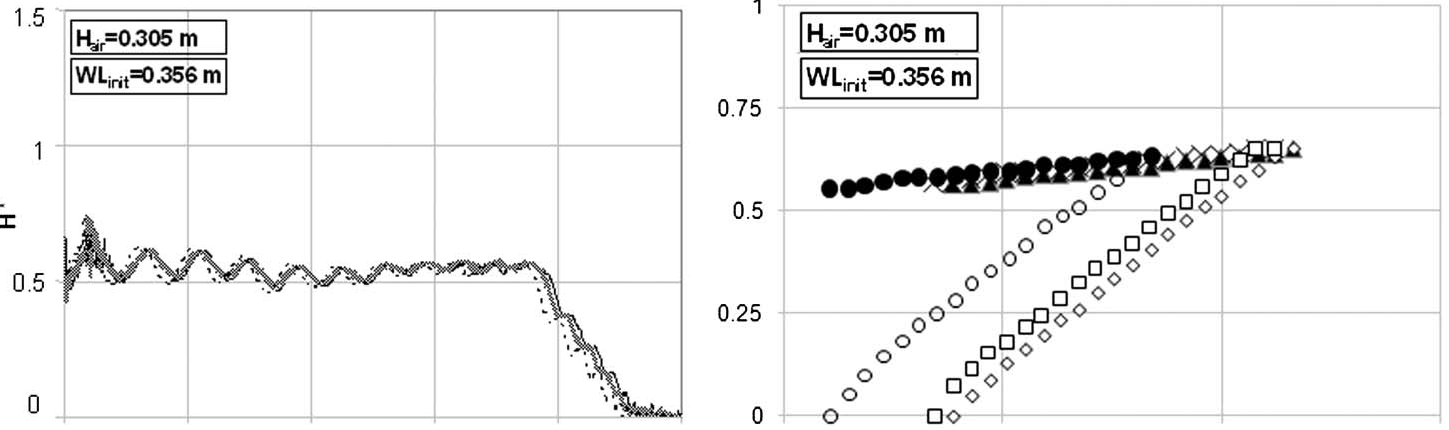
#> input picture tests/test_01_vw2011/cases/A_Dt57p1_Ha0305_Yfs0356/data/digitized/caseA_reference_fig5_fig7_combined.png, 1449 x 430 px
$ python build_case1_curve_source_composites.py
#> lines starting #> are read from the running program, lines starting #| are printed output that depends on the picture
#!/usr/bin/env python3
"""Compose the active Case-1 curve figures with their published source panels.

The active comparison PDF is embedded directly so that its vector curves and
text remain vector objects.  The source-paper panels are necessarily raster
images because the locally archived reference is a scanned reproduction.

This script writes review candidates only; it does not replace the figures
referenced by the manuscript.
"""
from __future__ import annotations

from io import BytesIO
import json
from pathlib import Path

import fitz
from PIL import Image


ROOT = Path(__file__).resolve().parents[2]
FIGURES = ROOT / "paper" / "figures"
CASE_A = ROOT / "tests" / "test_01_vw2011" / "cases" / "A_Dt57p1_Ha0305_Yfs0356"
CASE_B = ROOT / "tests" / "test_01_vw2011" / "cases" / "B_Dt12p7_Ha0610_Yfs0356"


def _png_stream(image: Image.Image) -> bytes:
    stream = BytesIO()
    image.save(stream, format="PNG", optimize=True)
    return stream.getvalue()


def _split_case_a_source() -> list[tuple[str, str, bytes, float]]:
    path = CASE_A / "data" / "digitized" / "caseA_reference_fig5_fig7_combined.png"
    with Image.open(path) as source:
#> source is the input picture: PIL image 1449x430 RGBA; mean R, G, B, A 242.2, 242.2, 242.2, 255
        source = source.convert("RGB")
#> source: PIL image 1449x430 RGB
        width, height = source.size
#> width = 1449; height = 430
        # The archived source montage contains the two exact experimental
        # panels separated at its midpoint.  Trim only the narrow centre gap.
        gap = max(2, int(round(width * 0.004)))
#> gap = 6
        midpoint = width // 2
#> midpoint = 724
        pressure = source.crop((0, 0, midpoint - gap, height))
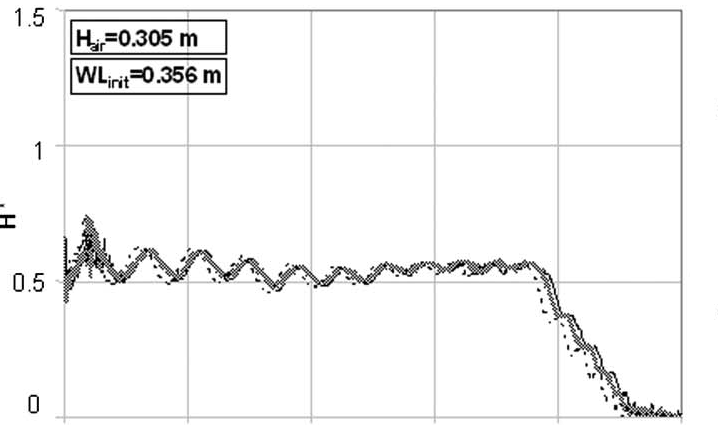
#> pressure: PIL image 718x430 RGB; min 0, max 255, mean 245.2
        levels = source.crop((midpoint + gap, 0, width, height))
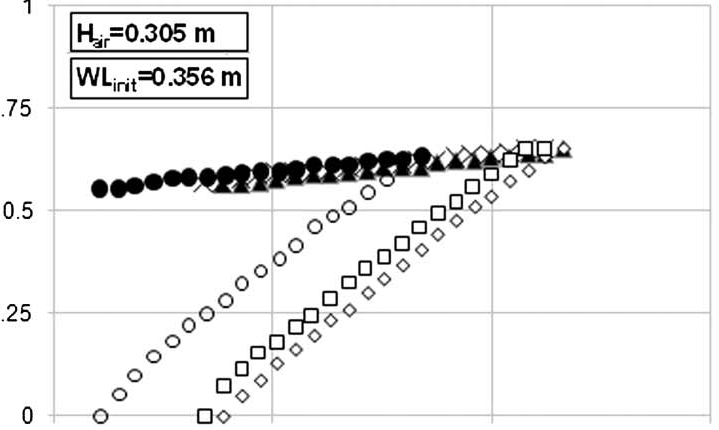
#> levels: PIL image 719x430 RGB; min 0, max 255, mean 239.1
        return [
            ("Pressure panel", "Vasconcelos and Wright (2011), Fig. 5", _png_stream(pressure), pressure.width / pressure.height),
            ("Free-surface / interface panel", "Vasconcelos and Wright (2011), Fig. 7", _png_stream(levels), levels.width / levels.height),
        ]


def _case_b_sources() -> list[tuple[str, str, bytes, float]]:
    source_dir = CASE_B / "outputs" / "source_matched_overlays"
    items = []
    for title, citation, filename in (
        ("Pressure panel", "Vasconcelos and Wright (2011), Fig. 6", "source_fig6_caseB_centre_panel.png"),
        ("Free-surface / interface panel", "Vasconcelos and Wright (2011), Fig. 8", "source_fig8_caseB_centre_panel.png"),
    ):
        path = source_dir / filename
        with Image.open(path) as source:
            source = source.convert("RGB")
            items.append((title, citation, _png_stream(source), source.width / source.height))
    return items


def _fit_rect(box: fitz.Rect, aspect: float) -> fitz.Rect:
    """Return a centred rectangle with the requested width/height aspect."""
    box_aspect = box.width / box.height
    if aspect >= box_aspect:
        height = box.width / aspect
        y0 = box.y0 + (box.height - height) / 2.0
        return fitz.Rect(box.x0, y0, box.x1, y0 + height)
    width = box.height * aspect
    x0 = box.x0 + (box.width - width) / 2.0
    return fitz.Rect(x0, box.y0, x0 + width, box.y1)


def build_composite(
    case_label: str,
    curve_pdf: Path,
    sources: list[tuple[str, str, bytes, float]],
    output_stem: str,
) -> dict[str, object]:
    curve_document = fitz.open(curve_pdf)
    curve_page = curve_document[0]
    curve_rect = curve_page.rect

    page_width = curve_rect.width
    outer = 8.0
    section_title_height = 22.0
    source_label_height = 28.0
    inter_section_gap = 12.0
    source_gap = 8.0
    source_width = (page_width - 2.0 * outer - source_gap) / 2.0
    source_height = max(source_width / item[3] for item in sources)
    page_height = (
        outer
        + section_title_height
        + curve_rect.height
        + inter_section_gap
        + section_title_height
        + source_label_height
        + source_height
        + outer
    )

    output_document = fitz.open()
    page = output_document.new_page(width=page_width, height=page_height)
    page.insert_textbox(
        fitz.Rect(outer, outer, page_width - outer, outer + section_title_height),
        f"{case_label}: present experiment-1D-2D comparison",
        fontname="Times-Bold",
        fontsize=11.0,
        align=fitz.TEXT_ALIGN_CENTER,
        color=(0, 0, 0),
    )

    curve_target = fitz.Rect(0, outer + section_title_height, page_width, outer + section_title_height + curve_rect.height)
    page.show_pdf_page(curve_target, curve_document, 0, keep_proportion=True)

    source_header_y = curve_target.y1 + inter_section_gap
    page.insert_textbox(
        fitz.Rect(outer, source_header_y, page_width - outer, source_header_y + section_title_height),
        "Published experimental source panels",
        fontname="Times-Bold",
        fontsize=11.0,
        align=fitz.TEXT_ALIGN_CENTER,
        color=(0, 0, 0),
    )
    label_y = source_header_y + section_title_height
    image_y = label_y + source_label_height

    for index, (title, citation, image_bytes, aspect) in enumerate(sources):
        x0 = outer + index * (source_width + source_gap)
        x1 = x0 + source_width
        label_box = fitz.Rect(x0, label_y, x1, label_y + source_label_height)
        page.insert_textbox(
            label_box,
            f"{title}\n{citation}",
            fontname="Times-Roman",
            fontsize=8.0,
            lineheight=1.05,
            align=fitz.TEXT_ALIGN_CENTER,
            color=(0.08, 0.08, 0.08),
        )
        image_box = fitz.Rect(x0, image_y, x1, image_y + source_height)
        fitted = _fit_rect(image_box, aspect)
        page.insert_image(fitted, stream=image_bytes, keep_proportion=True)
        page.draw_rect(fitted, color=(0.55, 0.55, 0.55), width=0.45)

    pdf_path = FIGURES / f"{output_stem}.pdf"
    png_path = FIGURES / f"{output_stem}.png"
    output_document.set_metadata(
        {
            "title": f"{case_label} curve comparison with published source panels",
            "author": "Geysering manuscript figure workflow",
            "subject": "Review candidate; published panels reproduced with attribution",
        }
    )
    output_document.save(pdf_path, garbage=4, deflate=True)
    output_document.close()
    curve_document.close()

    rendered = fitz.open(pdf_path)
    pixmap = rendered[0].get_pixmap(matrix=fitz.Matrix(3.0, 3.0), alpha=False)
    pixmap.save(png_path)
    rendered.close()

    return {
        "case": case_label,
        "status": "review candidate; manuscript includegraphics not changed",
        "active_comparison_pdf": str(curve_pdf.relative_to(ROOT)).replace("\\", "/"),
        "published_panels": [citation for _, citation, _, _ in sources],
        "output_pdf": str(pdf_path.relative_to(ROOT)).replace("\\", "/"),
        "output_png": str(png_path.relative_to(ROOT)).replace("\\", "/"),
        "layout": "active comparison above; attributed published source panels below",
    }


def main() -> None:
    FIGURES.mkdir(parents=True, exist_ok=True)
    records = [
        build_composite(
            "Test A",
            FIGURES / "caseA_experiment_1d2d_curves.pdf",
            _split_case_a_source(),
            "caseA_experiment_1d2d_curves_with_source",
        ),
        build_composite(
            "Test B",
            FIGURES / "caseB_experiment_1d2d_curves.pdf",
            _case_b_sources(),
            "caseB_experiment_1d2d_curves_with_source",
        ),
    ]
    manifest = {
        "purpose": "Pair the active Case-1 comparison figures with the exact published experimental panels used for digitisation.",
        "source_reference": "Vasconcelos and Wright (2011)",
        "scientific_data_changed": False,
        "manuscript_references_changed": False,
        "artifacts": records,
    }
    (FIGURES / "case1_curve_source_composites_manifest.json").write_text(
        json.dumps(manifest, indent=2), encoding="utf-8"
    )
    for record in records:
        print(ROOT / record["output_pdf"])
        print(ROOT / record["output_png"])


if __name__ == "__main__":
    main()
#> (the call stopped at in build_composite, `curve_document = fitz.open(curve_pdf)`: fitz is not available in this run)

$ run again, with tests/test_01_vw2011/_shared/reference/paper_scans/page_05.png copied over tests/test_01_vw2011/cases/A_Dt57p1_Ha0305_Yfs0356/data/digitized/caseA_reference_fig5_fig7_combined.png
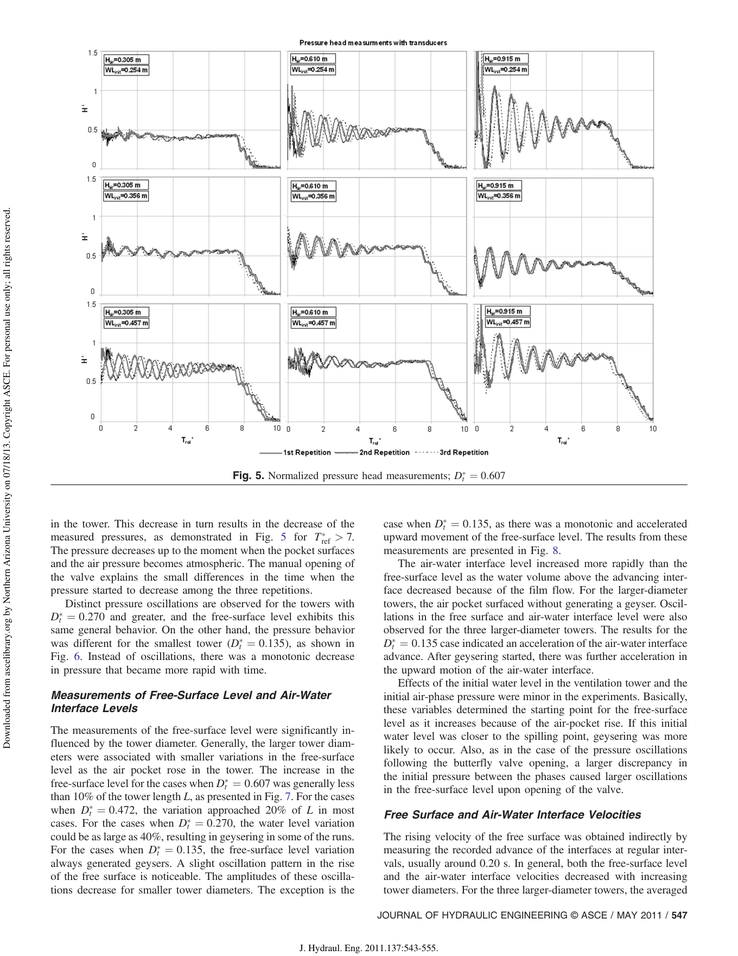
#> input picture tests/test_01_vw2011/_shared/reference/paper_scans/page_05.png, 738 x 956 px, shrunk from 1360 x 1760 before the run
#> in _split_case_a_source, source is the input picture: PIL image 738x956 RGB; mean R, G, B 240.1, 240, 240
#> in _split_case_a_source, `pressure = source.crop((0, 0, midpoint - gap, height))`:
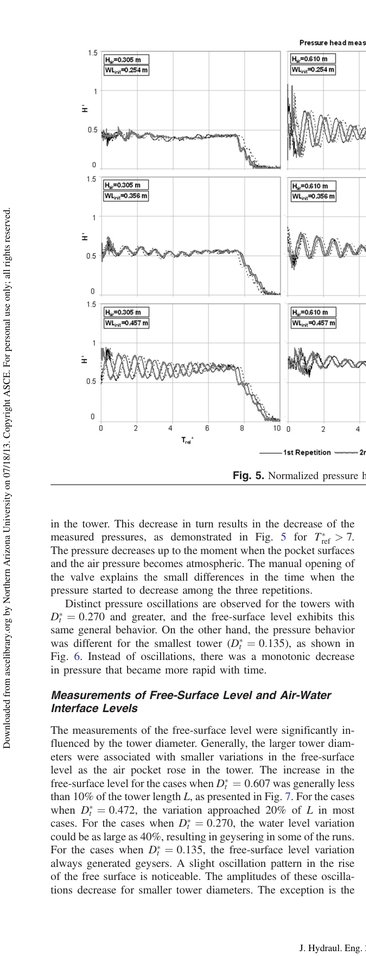
#> pressure: PIL image 366x956 RGB; mean R, G, B 239.8, 239.7, 239.7
#> in _split_case_a_source, `levels = source.crop((midpoint + gap, 0, width, height))`:
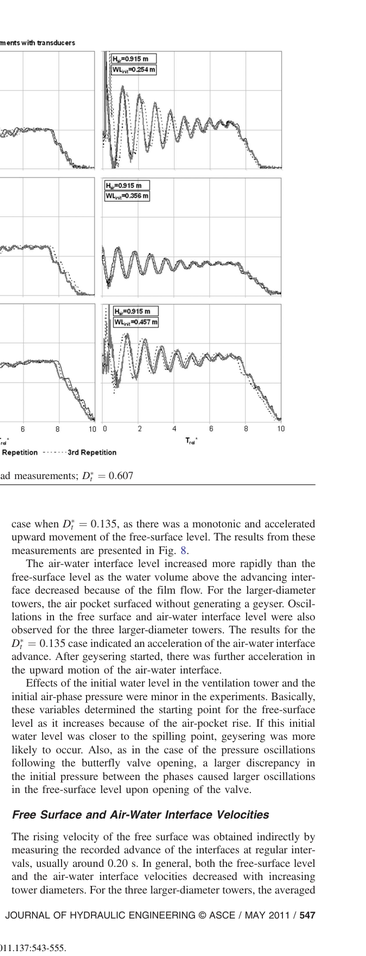
#> levels: PIL image 366x956 RGB; mean R, G, B 240.3, 240.2, 240.2

$ run again, with tests/test_01_vw2011/_shared/reference/paper_scans/page_06.png copied over tests/test_01_vw2011/cases/A_Dt57p1_Ha0305_Yfs0356/data/digitized/caseA_reference_fig5_fig7_combined.png
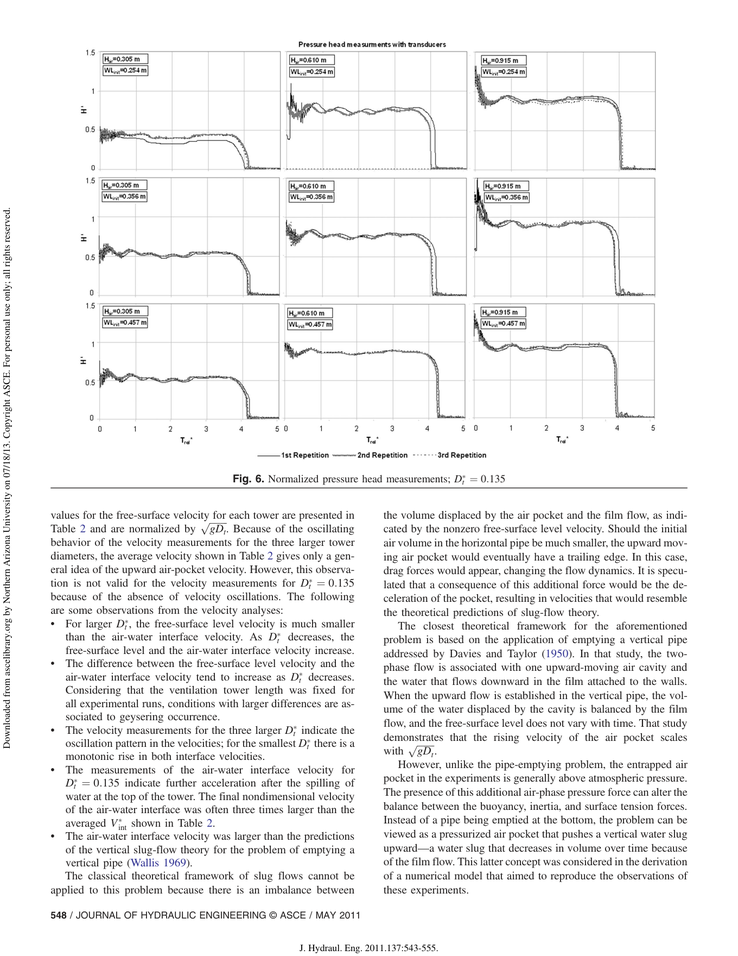
#> input picture tests/test_01_vw2011/_shared/reference/paper_scans/page_06.png, 738 x 956 px, shrunk from 1360 x 1760 before the run
#> in _split_case_a_source, source is the input picture: PIL image 738x956 RGB; mean R, G, B 241, 240.9, 240.9
#> in _split_case_a_source, `pressure = source.crop((0, 0, midpoint - gap, height))`:
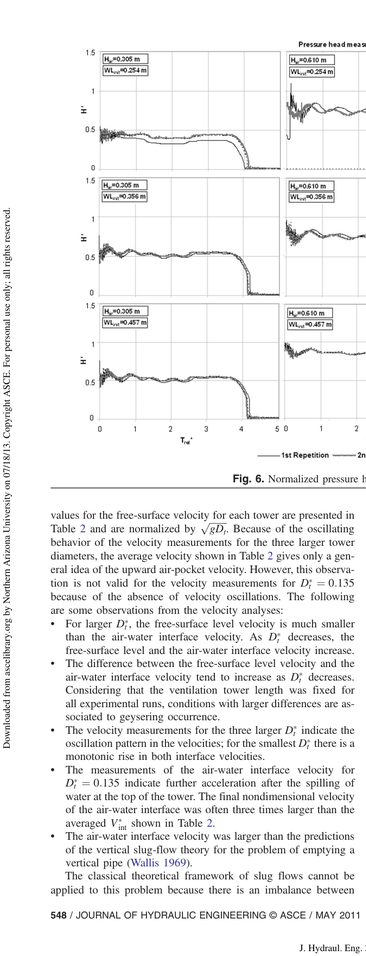
#> pressure: PIL image 366x956 RGB; mean R, G, B 240.3, 240.2, 240.2
#> in _split_case_a_source, `levels = source.crop((midpoint + gap, 0, width, height))`:
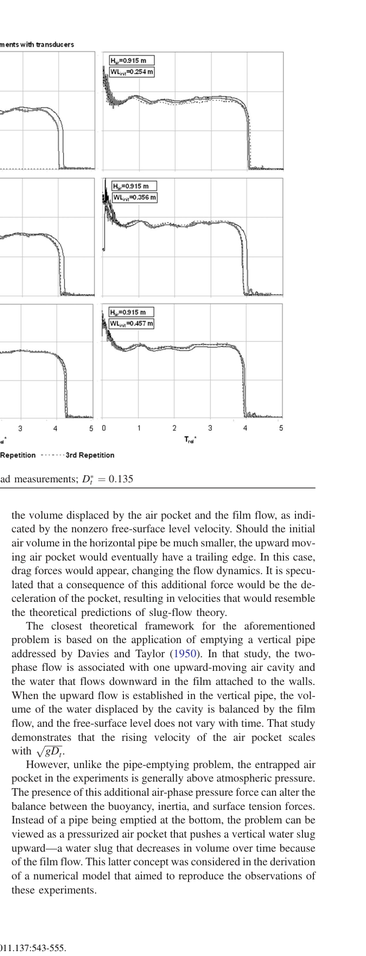
#> levels: PIL image 366x956 RGB; mean R, G, B 241.6, 241.5, 241.5
